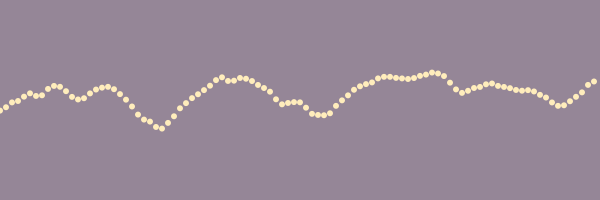
Frame 1 (no input)
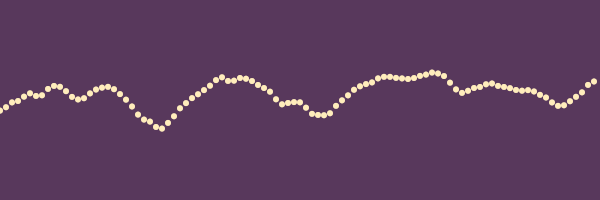
Frame 60 (the mouse pressed at the canvas centre just before this capture)
Frame 120 (the mouse held since frame 60 and released just before this capture): identical to frame 60, image omitted

The Processing sketch that drew these frames (run headless with seeded random() and noise(); from frame 60 on, the mouse is pressed at the canvas centre):

// Processing sketch: processing_154525
// ── processing_154525.pde


float noiseScale = 80.0;
float startNoise = 0;

void setup() {
  size(600, 200);
  smooth();

  frameRate (30);
}


void draw()
{
  fill(#57385c, 120);
  noStroke();
  rect (0, 0, width, height);
  fill (#ffedbc);
  
  if (mousePressed && mouseButton == LEFT)
  {
    noiseScale = map (mouseX, 0, width, 1, 300);
  }
   else if (mousePressed && mouseButton == RIGHT)
  {
    startNoise = map (mouseX, 0, width, 0 / noiseScale, width/ noiseScale);
    
  }


  int x = 0;
  while (x < width)
  {
    float y = noise (startNoise + x / noiseScale);
    y = map (y, 0, 1, 50, 150);

    ellipse (x, y, 6, 6);

    x = x + 6;
  }
}

void keyPressed ()
{
  noiseSeed ( round (random (100000)));
}
